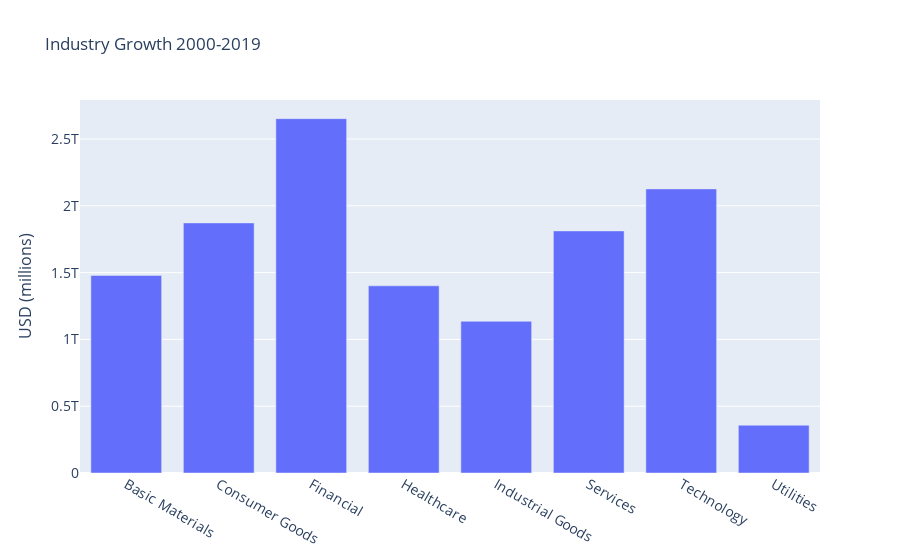

Notebook source saved alongside this figure:
### Code cell
labels = ['Basic Materials', 'Consumer Goods', 'Financial','Healthcare',
          'Industrial Goods','Services','Technology','Utilities']
y = companies.groupby('sector')['Earnings'].sum()
fig = go.Figure([go.Bar(x=labels, y=y)])
fig.update_layout(
    title='Industry Growth 2000-2019',
    xaxis_tickfont_size=14,
    yaxis=dict(
        title='USD (millions)',
        titlefont_size=16,
        tickfont_size=14,
    ),
    legend=dict(
        x=0,
        y=1.0,
        bgcolor='rgba(255, 255, 255, 0)',
        bordercolor='rgba(255, 255, 255, 0)'
    ),
    barmode='group',
    bargap=0.15, # gap between bars of adjacent location coordinates.
    bargroupgap=0.1 # gap between bars of the same location coordinate.
)
fig.show()

### Figure 1 — Plotly figure (JSON) as saved in the notebook; plotly's stock layout.template omitted (floating-point values rounded to 4 significant figures)
{"data": [{"type": "bar", "x": ["Basic Materials", "Consumer Goods", "Financial", "Healthcare", "Industrial Goods", "Services", "Technology", "Utilities"], "y": [1478999961789, 1872103470099, 2652434807943, 1401122356675, 1135350725117, 1812117743300, 2126629785695, 357845455000]}], "layout": {"bargap": 0.15, "bargroupgap": 0.1, "barmode": "group", "legend": {"bgcolor": "rgba(255, 255, 255, 0)", "bordercolor": "rgba(255, 255, 255, 0)", "x": 0, "y": 1}, "title": {"text": "Industry Growth 2000-2019"}, "xaxis": {"tickfont": {"size": 14}}, "yaxis": {"tickfont": {"size": 14}, "title": {"font": {"size": 16}, "text": "USD (millions)"}}}}
